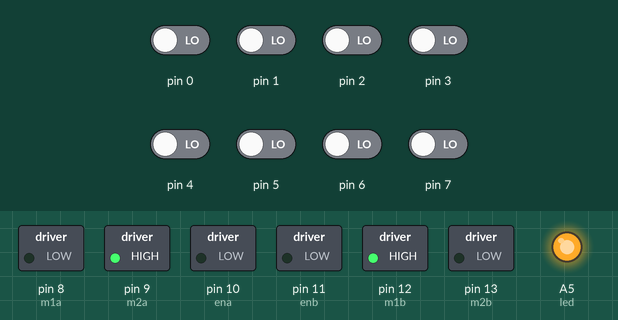
The sketch below on a simulated Arduino Uno, built with avr-gcc and run on an emulated ATmega328P. Parts: switched loads named in the sketch (green lamp = pin HIGH), output pins drawn as LEDs (lit = HIGH). Inputs (shaded band) come from the test bench; at power-on: pin 0–7 LOW.

Above: at 1.2 s.
1.3 s: pin 1 driven HIGH
At 2.3 s:
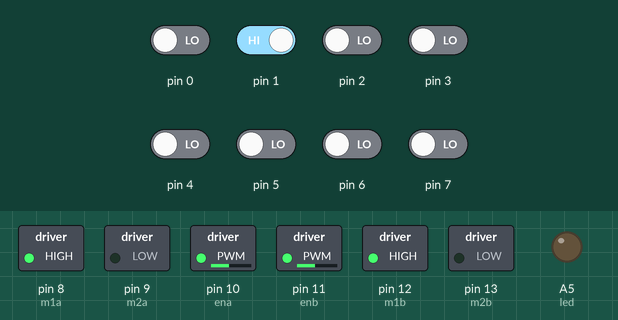
2.8 s: pin 1 driven LOW
At 4.5 s:
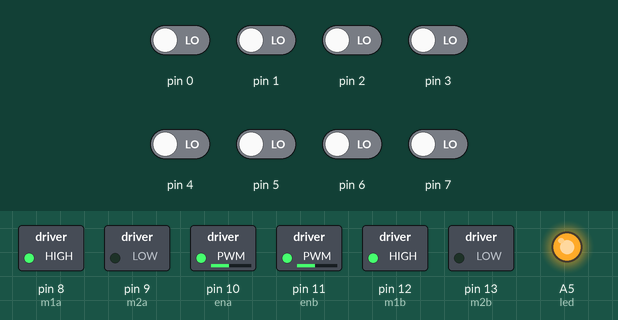
5.6 s: pin 0 driven HIGH
At 6.7 s:
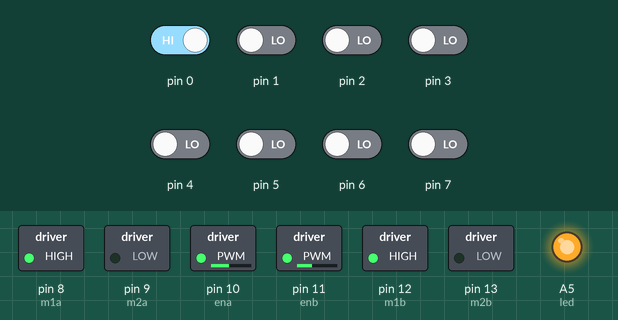
7.1 s: pin 2 driven HIGH
At 7.8 s:
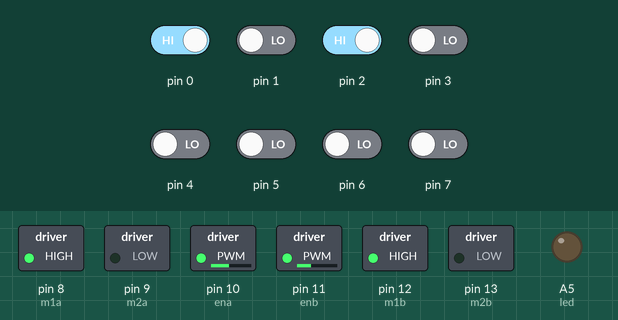
8.6 s: pin 5 driven HIGH
At 9.0 s:
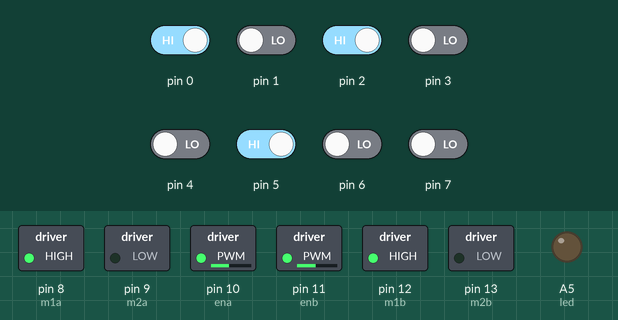
10.1 s: pin 3 driven HIGH
At 11.3 s:
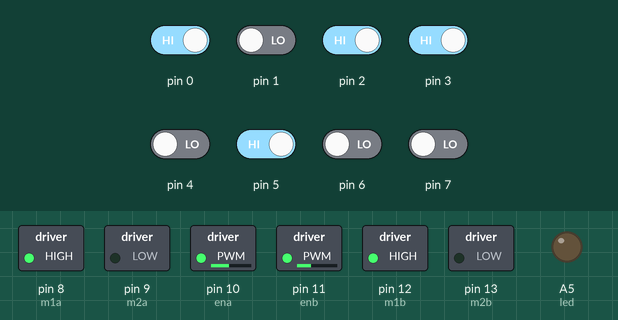
Timing chart, 0 to 12.6 s (numbered marks = the images above; inputs shaded):
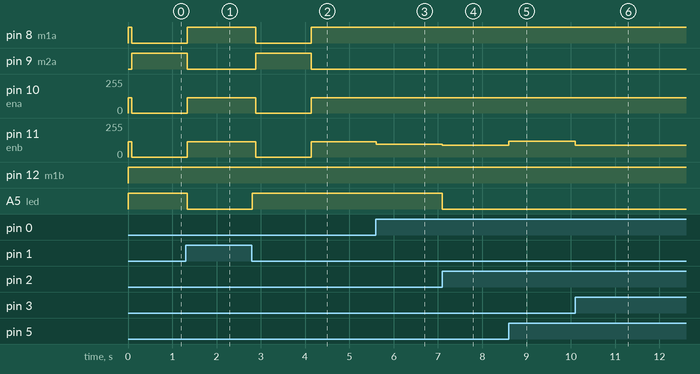

Measured:
- after the input at 1.3 s, A5 (led): HIGH → LOW at once
- after the input at 2.8 s, pin 8 (m1a): HIGH → LOW after 0.09 s, → HIGH 1.2 s later; pin 9 (m2a): LOW → HIGH after 0.09 s, → LOW 1.2 s later; pin 10 (ena), pin 11 (enb): 114/255 → 0/255 after 0.09 s, → 114/255 1.2 s later; A5 (led): LOW → HIGH at once
- after the input at 5.6 s, pin 11 (enb): 114/255 → 95/255 at once
- after the input at 7.1 s, pin 11 (enb): 95/255 → 88/255 at once; A5 (led): HIGH → LOW at once
- after the input at 8.6 s, pin 11 (enb): 88/255 → 118/255 at once
- after the input at 10.1 s, pin 11 (enb): 118/255 → 88/255 at once

The sketch:

Kp_Kd_adjustment.ino
```cpp
int val_l[4];//middle to extreme
int val_r[4];//middle to extreme
//int fore;
int weights[]={2,4,6,8};
float weight=0;//current weight
int r_motor=255, l_motor=255;//motor speeds
float D=25.0, p_error=0, pw=0, Kp=17.0;
float factor=0.45;//factors
#define m1a 8
#define m2a 9
#define m1b 12
#define m2b 13
#define ena 10
#define enb 11
#define led A5
int dir=-1;
int counter=0; int error_c=0;

int cf=0;

void input()//detects black line currently
{
  //fore=digitalRead(A5);
  for(int i=0;i<4;i++)
  {
      int v=digitalRead((3-i));
      if(v==0)//change for colour of line
        val_l[i]=-1*weights[i];
      else
        val_l[i]=0;
      v=digitalRead(i+4);
      if(v==0)//change for colour of line
        val_r[i]=weights[i];
      else
        val_r[i]=0;
  }
}
void orientation()
{
  /*for(int i=0;i<4;i++)//instead of adding whole just start from non-zero extremes
    weight+=val_l[i]+val_r[i];
    */
    int z=0, s=0;
    for(int i=3;i>=0;i--)
    {
      if(val_r[i]!=0)
      {
        s+=val_r[i];
        z++;
      }
      if(val_l[i]!=0)
      {
        s+=val_l[i];
        z++;
      }
    }
    if(z!=0)
      weight=s/z;
   //hard turns to be added
  /*if(fore==1 && (weight<-30 || weight>30))
  {
    l_motor=255;
    r_motor=255;
  }
  else{*/
  /*if(weight>=100||weight<=-100)
  {
    if(weight<0)
    {
      steer();
      digitalWrite(m1a,LOW);
      digitalWrite(m2a,HIGH);
      analogWrite(ena, 100);
      digitalWrite(m1b,HIGH);
      digitalWrite(m2b,LOW);
      analogWrite(enb, 100);

    }
    else
    {
      steer();
      digitalWrite(m1a,HIGH);
      digitalWrite(m2a,LOW);
      analogWrite(ena, 100);//tune
      digitalWrite(m1b,LOW);
      digitalWrite(m2b,HIGH);
      analogWrite(enb,100);//tune

    }
    return;
  }*/
  if(weight<0)
  {
    weight=-weight;
    l_motor=255-(Kp*weight)-D*(pw);
    weight=-weight;
  }
  else if(weight>0)
  {
    r_motor=255-(Kp*weight)+D*(pw);
  }
  if(val_l[3]!=0)
    dir=-1;
  else if(val_r[3]!=0)
    dir=1;
  //}
  l_motor*=factor;
  r_motor*=factor;
  if(p_error!=weight){
    pw=p_error-weight;
    error_c=0;
  }
  if(p_error==weight && weight==0)
  {
    error_c++;
    if(error_c>=10){
      pw=0;
      error_c=0;
    }
  }
  p_error=weight;
  //Serial.print(pw);
  //Serial.print("\n");
  /*Serial.print(dir);
  for(int i=0;i<=1;i++)
  {
    Serial.print(val_l[i]);
    Serial.print("  ");
  }

  for(int i=0;i<=1;i++)
  {
    Serial.print(val_r[i]);
    Serial.print("  ");
  }
  Serial.print("\n");
  */
  /*
  Serial.print(l_motor);
  Serial.print("  ");
  Serial.print(r_motor);
  Serial.print("\n");
  */
  steer();
}
void steer()
{
  if(weight==0 && val_l[3]==0 && val_r[3]==0 && val_l[2]==0 && val_r[2]==0 && val_l[1]==0 && val_r[1]==0 && val_l[0]==0 && val_r[0]==0)
  {


    /*{
      digitalWrite(m1a,LOW);
      digitalWrite(m2a,HIGH);
      analogWrite(ena, 0);//tune
      digitalWrite(m1b,HIGH);
      digitalWrite(m2b,LOW);
      analogWrite(enb, 0);//tune
      delay(30);
      }
      */


    if(dir==-1)
    {
      //while(val_l[3]==0 || val_l[2]==0 || val_l[1]==0 || val_l[0]==0){
      while(val_l[0]==0){//change turning precision
      digitalWrite(m1a,LOW);
      digitalWrite(m2a,HIGH);
      analogWrite(ena, 70);//tune
      digitalWrite(m1b,HIGH);
      digitalWrite(m2b,LOW);
      analogWrite(enb, 70);//tune
      input();
      }
    }
    if(dir==1)
    {
      //while(val_r[3]==0 && val_r[2]==0 && val_r[1]==0 && val_r[0]==0){
      while(val_r[0]==0){//change turning precision
      digitalWrite(m1a,HIGH);
      digitalWrite(m2a,LOW);
      analogWrite(ena, 70);//tune
      digitalWrite(m1b,LOW);
      digitalWrite(m2b,HIGH);
      analogWrite(enb,70);//tune
      input();
      }
    }
    return;
  }
  else{
  digitalWrite(m1a,HIGH);
  digitalWrite(m2a,LOW);
  analogWrite(ena,l_motor);
  digitalWrite(m1b,HIGH);
  digitalWrite(m2b,LOW);
  analogWrite(enb,r_motor);
  }
}
void checkpoint()
{
  for(int i=0;i<3;i++)
  {
    if(val_l[i]==0 || val_r[i]==0)
    {
      digitalWrite(led,LOW);
      return;
    }
  }
  digitalWrite(led,HIGH);
}
boolean halt()
{
  for(int i=0;i<4;i++)
  {
    if(val_l[i]==0 || val_r[i]==0)
    {
      counter=0;
      return false;
    }
  }
  counter++;
  if(counter>500)
    return true;
   return false;
}
void setup() {
  //Serial.begin(9600);
  // put your setup code here, to run once:
  for(int i=0;i<8;i++)
    pinMode(i,INPUT);
  pinMode(m1a,OUTPUT);
  pinMode(m2a,OUTPUT);
  pinMode(m1b,OUTPUT);
  pinMode(m2b,OUTPUT);
  pinMode(ena,OUTPUT);
  pinMode(enb,OUTPUT);
  pinMode(led,OUTPUT);
  //pinMode(A5,INPUT);
}
void loop() {
  // put your main code here, to run repeatedly:

  weight=0;
  l_motor=255;
  r_motor=255;
  input();
  /*if(fore==1)
    factor=0.25;
  else{
  if(weight<0)
    weight=-weight;*/
  //}
  orientation();
  checkpoint();
  while(halt())
  {
   digitalWrite(m1a,LOW);
      digitalWrite(m2a,HIGH);
      analogWrite(ena, 0);//tune
      digitalWrite(m1b,HIGH);
      digitalWrite(m2b,LOW);
      analogWrite(enb, 0);//tune //??
  }
}
```
